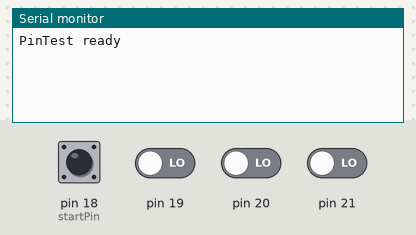
Simulated run of this sketch. Board: Arduino Mega 2560, built with avr-gcc and run on an emulated ATmega2560. Shown: the last lines printed to the serial monitor. The test bench sets the inputs (shaded band); at power-on: pin 18 (startPin), pin 19–21 LOW.

Above: at 10.8 s.
10.9 s: pin 19 driven HIGH
At 16.1 s:
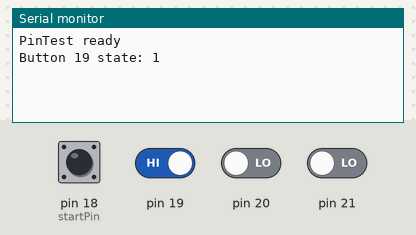
21.6 s: pin 20 driven HIGH
At 26.3 s:
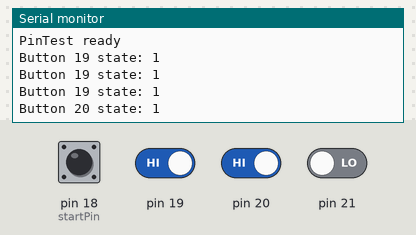
27.6 s: pin 18 (startPin) pulled HIGH for 3 s
33.6 s: pin 21 driven HIGH
At 36.5 s:
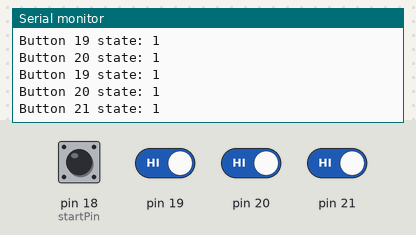
Timing chart, 0 to 38.0 s (numbered marks = the images above; inputs shaded):
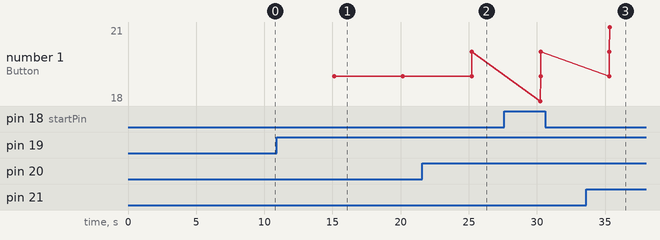

Measured:
- after the input at 10.9 s, the serial monitor: prints a new line after 4.2 s (image 1)
- after the input at 21.6 s, the serial monitor: prints a new line after 3.6 s (image 2)
- after the input at 33.6 s, the serial monitor: prints a new line after 1.7 s (image 3)
- plotted number 1: 19 → 20 after the input at 21.6 s, 20 → 21 after the input at 33.6 s

The sketch:

pinTest.ino
```cpp
int startPin = 18;
int endPin = 22; //+1

void setup(){
  for (int i = startPin; i < endPin; i++) {
    pinMode(i, INPUT);
    }
  Serial.begin(9600);
  Serial.print("PinTest ready");
  Serial.println();
}

void loop(){
  for (int i = startPin; i < endPin; i++) {
    if (digitalRead(i) == 1) {
      Serial.print("Button " + String(i) + " state: " + digitalRead(i));
      Serial.println();
      }

     delay(10);
   }
   Serial.println();
   delay(5000);
}
```
